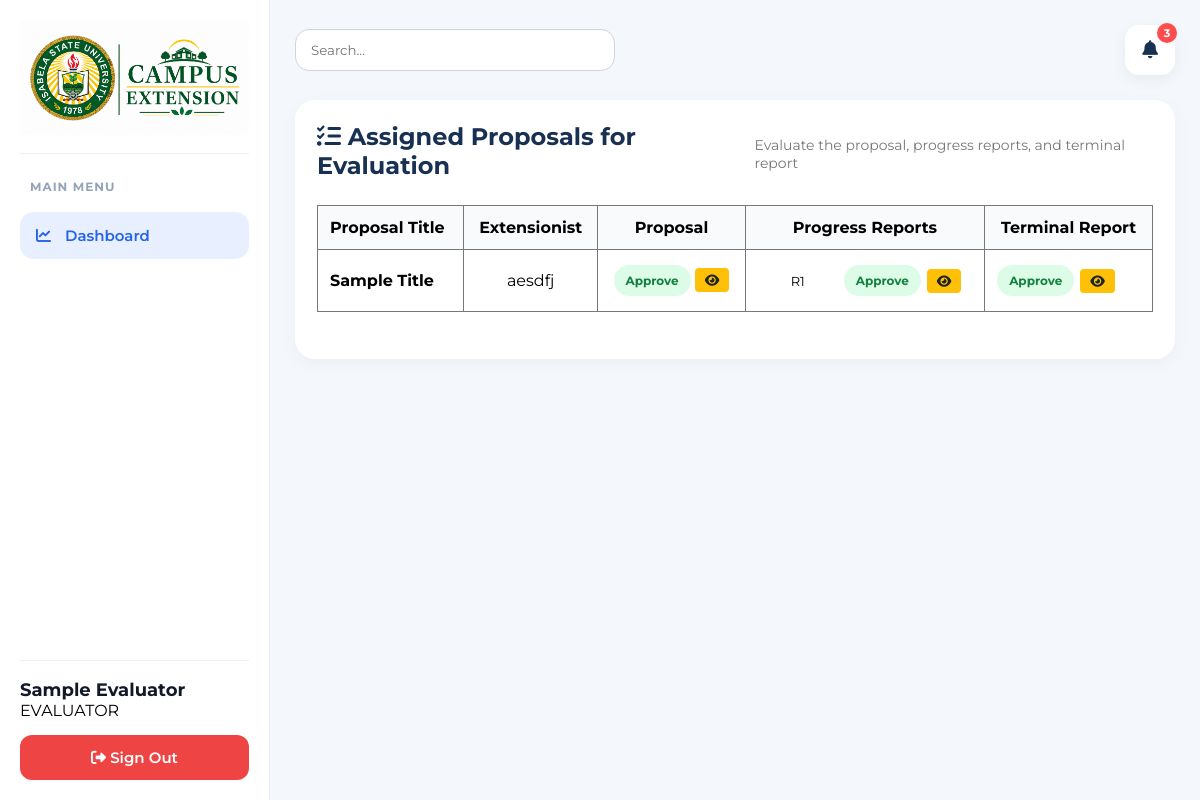
Screenshot of /evaluator/dashboard (signed in) with the database file from the repository.
### tables this page shows
CREATE TABLE IF NOT EXISTS `submissions` (
  `id` int NOT NULL AUTO_INCREMENT,
  `user_id` int NOT NULL,
  `proposal_id` int DEFAULT NULL,
  `report_type` enum('proposal','progress','terminal') NOT NULL,
  `status` enum('draft','submitted','approved','rejected','revision','pending_evaluation','under_evaluation') DEFAULT 'draft',
  `evaluator_id` int DEFAULT NULL,
  `evaluator_comments` text,
  `viewed_at` timestamp NULL DEFAULT NULL,
  `form_data` json NOT NULL,
  `created_at` timestamp NULL DEFAULT CURRENT_TIMESTAMP,
  `updated_at` timestamp NULL DEFAULT CURRENT_TIMESTAMP ON UPDATE CURRENT_TIMESTAMP,
  PRIMARY KEY (`id`),
  KEY `user_id` (`user_id`),
  KEY `proposal_id` (`proposal_id`),
  CONSTRAINT `submissions_ibfk_1` FOREIGN KEY (`user_id`) REFERENCES `users` (`id`) ON DELETE CASCADE,
  CONSTRAINT `submissions_ibfk_2` FOREIGN KEY (`proposal_id`) REFERENCES `proposals` (`id`) ON DELETE SET NULL
);

CREATE TABLE IF NOT EXISTS `proposals` (
  `id` int NOT NULL AUTO_INCREMENT,
  `title` varchar(255) NOT NULL,
  `college_id` int DEFAULT NULL,
  `category` enum('internally_funded','externally_funded') DEFAULT 'internally_funded',
  `status` enum('open','closed') DEFAULT 'open',
  `opening_date` date NOT NULL,
  `closing_date` date NOT NULL,
  `description` text,
  `file_path` varchar(255) DEFAULT NULL,
  `created_at` timestamp NULL DEFAULT CURRENT_TIMESTAMP,
  `updated_at` timestamp NULL DEFAULT CURRENT_TIMESTAMP ON UPDATE CURRENT_TIMESTAMP,
  PRIMARY KEY (`id`),
  KEY `college_id` (`college_id`),
  CONSTRAINT `proposals_ibfk_1` FOREIGN KEY (`college_id`) REFERENCES `colleges` (`id`) ON DELETE SET NULL
);

CREATE TABLE IF NOT EXISTS `users` (
  `id` int NOT NULL AUTO_INCREMENT,
  `name` varchar(100) NOT NULL,
  `email` varchar(100) NOT NULL,
  `password` varchar(255) NOT NULL,
  `role` enum('admin','extensionist','evaluator') NOT NULL,
  `college_id` int DEFAULT NULL,
  `status` enum('pending','approved','declined') DEFAULT 'pending',
  `created_at` timestamp NULL DEFAULT CURRENT_TIMESTAMP,
  `updated_at` timestamp NULL DEFAULT CURRENT_TIMESTAMP ON UPDATE CURRENT_TIMESTAMP,
  PRIMARY KEY (`id`),
  UNIQUE KEY `email` (`email`),
  KEY `fk_users_college` (`college_id`),
  CONSTRAINT `fk_users_college` FOREIGN KEY (`college_id`) REFERENCES `colleges` (`id`) ON DELETE SET NULL
);

CREATE TABLE IF NOT EXISTS `progress_reports` (
  `id` int NOT NULL AUTO_INCREMENT,
  `submission_id` int NOT NULL,
  `user_id` int NOT NULL,
  `report_date` date NOT NULL,
  `accomplishments` text,
  `issues` text,
  `next_plan` text,
  `attachment` varchar(255) DEFAULT NULL,
  `status` enum('draft','submitted','approved','rejected','revision') DEFAULT 'draft',
  `evaluator_comments` text,
  `created_at` timestamp NULL DEFAULT CURRENT_TIMESTAMP,
  `updated_at` timestamp NULL DEFAULT CURRENT_TIMESTAMP ON UPDATE CURRENT_TIMESTAMP,
  PRIMARY KEY (`id`),
  KEY `submission_id` (`submission_id`),
  KEY `user_id` (`user_id`),
  CONSTRAINT `progress_reports_ibfk_1` FOREIGN KEY (`submission_id`) REFERENCES `submissions` (`id`) ON DELETE CASCADE,
  CONSTRAINT `progress_reports_ibfk_2` FOREIGN KEY (`user_id`) REFERENCES `users` (`id`) ON DELETE CASCADE
);

### app/Http/Controllers/EvaluatorBaseController.php (called while the page is built, shortened)
<?php
class EvaluatorBaseController
{
    protected function render($view, $data = [])
    {
        require __DIR__ . '/../../views/layouts/app.php';
    }
}

### app/Http/Controllers/Evaluator/DashboardController.php (called while the page is built, shortened)
<?php
require_once __DIR__ . '/../../../models/Evaluation.php';
require_once __DIR__ . '/../../../models/ProgressReport.php';
require_once __DIR__ . '/../../../models/TerminalReport.php';
class DashboardController extends \EvaluatorBaseController
{
    private $evaluationModel;
    private $progressReportModel;
    private $terminalReportModel;
    public function __construct()
    {
        $config = require __DIR__ . '/../../../../config/database.php';
        $pdo = new \PDO("mysql:host={$config['host']};dbname={$config['dbname']};charset={$config['charset']}", $config['username'], $config['password']);
        $pdo->setAttribute(\PDO::ATTR_ERRMODE, \PDO::ERRMODE_EXCEPTION);
        $this->evaluationModel = new \Evaluation($pdo);
        $this->progressReportModel = new \ProgressReport($pdo);
        $this->terminalReportModel = new \TerminalReport($pdo);
    }
    public function index()
    {
        $evaluator_id = $_SESSION['user_id'];
        $assigned = $this->evaluationModel->getAssignedProposals($evaluator_id);
        $grouped = [];
        foreach ($assigned as $row) {
            $sid = $row['submission_id'];
            $vote = $this->evaluationModel->getBySubmissionAndEvaluator($sid, $evaluator_id, 'proposal');
            $progress = $this->progressReportModel->getBySubmission($sid);
            $terminal = $this->terminalReportModel->getBySubmission($sid);
            if ($terminal) {
                $v = $this->evaluationModel->getBySubmissionAndEvaluator($terminal['id'], $evaluator_id, 'terminal');
                $terminal['evaluated'] = $v ? true : false;
                $terminal['vote']      = $v ? $v['vote'] : null;
            }
            $grouped[] = [
                'submission_id'       => $sid,
                'proposal_id'         => $row['proposal_id'],
                'proposal_title'      => $row['proposal_title'],
                'extensionist_name'   => $row['extensionist_name'],
                'submission_status'   => $row['submission_status'],
                'proposal_evaluated'  => $vote ? true : false,
                'proposal_vote'       => $vote ? $vote['vote'] : null,
                'progress_reports'    => $progress,
                'terminal_report'     => $terminal,
            ];
        }
        $this->render('dashboard', ['grouped' => $grouped]);
    }
}

### app/models/Evaluation.php (called while the page is built)
<?php
class Evaluation
{
    private $db;
    public function __construct($pdo)
    {
        $this->db = $pdo;
    }
    public function getAssignedProposals($evaluator_id)
    {
        $stmt = $this->db->prepare("
            SELECT
                s.id as submission_id,
                s.proposal_id,
                s.status as submission_status,
                s.created_at,
                p.title as proposal_title,
                u.name as extensionist_name,
                u.id as extensionist_id
            FROM submission_evaluators se
            JOIN submissions s ON se.submission_id = s.id
            JOIN proposals p ON s.proposal_id = p.id
            JOIN users u ON s.user_id = u.id
            WHERE se.evaluator_id = ?
            ORDER BY s.created_at DESC
        ");
        $stmt->execute([$evaluator_id]);
        return $stmt->fetchAll(PDO::FETCH_ASSOC);
    }
    public function getBySubmissionAndEvaluator($submission_id, $evaluator_id, $report_type = 'proposal')
    {
        $stmt = $this->db->prepare("
            SELECT * FROM evaluator_votes
            WHERE submission_id = ? AND evaluator_id = ? AND report_type = ?
        ");
        $stmt->execute([$submission_id, $evaluator_id, $report_type]);
        return $stmt->fetch(PDO::FETCH_ASSOC);
    }
}

### app/models/ProgressReport.php (called while the page is built, shortened)
<?php
class ProgressReport
{
    private $db;
    public function __construct($pdo)
    {
        $this->db = $pdo;
    }
    public function getBySubmission($submission_id)
    {
        $stmt = $this->db->prepare("SELECT * FROM progress_reports WHERE submission_id = ? ORDER BY created_at DESC");
        $stmt->execute([$submission_id]);
        return $stmt->fetchAll(PDO::FETCH_ASSOC);
    }
}

### app/models/TerminalReport.php (called while the page is built, shortened)
<?php
class TerminalReport
{
    private $db;
    public function __construct($pdo)
    {
        $this->db = $pdo;
    }
    public function getBySubmission($submission_id)
    {
        $stmt = $this->db->prepare("SELECT * FROM terminal_reports WHERE submission_id = ? LIMIT 1");
        $stmt->execute([$submission_id]);
        return $stmt->fetch(PDO::FETCH_ASSOC);
    }
}

### app/views/evaluator/dashboard.php (the view, shortened to what this page needs)
<div class="card">
    <div class="table-header">
        <h2><i class="fas fa-tasks"></i> Assigned Proposals for Evaluation</h2>
        <p class="table-subtitle">Evaluate the proposal, progress reports, and terminal report</p>
    </div>
    <?php if (empty($grouped)): ?>
        <p style="padding:20px; text-align:center; color:#777;">No proposals assigned to you.</p>
    <?php else: ?>
        <table>
            <thead>
                <tr>
                    <th>Proposal Title</th>
                    <th>Extensionist</th>
                    <th>Proposal</th>
                    <th>Progress Reports</th>
                    <th>Terminal Report</th>
                </tr>
            </thead>
            <tbody>
                <?php foreach ($grouped as $data): ?>
                    <tr>
                        <td><strong><?= htmlspecialchars($data['proposal_title']) ?></strong></td>
                        <td><?= htmlspecialchars($data['extensionist_name']) ?></td>
                        <td>
                            <?php if ($data['proposal_evaluated']): ?>
                                <span class="badge <?= $data['proposal_vote'] === 'approve' ? 'badge-approved' : ($data['proposal_vote'] === 'revision' ? 'badge-pending' : 'badge-declined') ?>">
                                    <?= ucfirst($data['proposal_vote']) ?>
                                </span>
                                <a href="/evaluator/evaluate?id=<?= $data['submission_id'] ?>&type=proposal" class="btn btn-sm btn-edit">
                                    <i class="fas fa-eye"></i>
                                </a>
                            <?php endif; ?>
                        </td>
                        <td>
                            <?php if (!empty($data['progress_reports'])): ?>
                                <?php foreach ($data['progress_reports'] as $idx => $pr): ?>
                                    <div style="display:flex; align-items:center; gap:6px; margin:3px 0; flex-wrap:wrap;">
                                        <span style="font-size:13px; min-width:80px;">R<?= $idx + 1 ?></span>
                                        <?php if ($pr['evaluated']): ?>
                                            <span class="badge <?= $pr['vote'] === 'approve' ? 'badge-approved' : ($pr['vote'] === 'revision' ? 'badge-pending' : 'badge-declined') ?>">
                                                <?= ucfirst($pr['vote']) ?>
                                            </span>
                                            <a href="/evaluator/evaluate?id=<?= $pr['id'] ?>&type=progress" class="btn btn-sm btn-edit">
                                                <i class="fas fa-eye"></i>
                                            </a>
                                        <?php endif; ?>
                                    </div>
                                <?php endforeach; ?>
                            <?php else: ?>
                                <span style="color:#999; font-size:13px;">No progress reports</span>
                            <?php endif; ?>
                        </td>
                        <td>
                            <?php if ($data['terminal_report']): ?>
                                <?php $term = $data['terminal_report']; ?>
                                <div style="display:flex; align-items:center; gap:6px; flex-wrap:wrap;">
                                    <?php if ($term['evaluated']): ?>
                                        <span class="badge <?= $term['vote'] === 'approve' ? 'badge-approved' : ($term['vote'] === 'revision' ? 'badge-pending' : 'badge-declined') ?>">
                                            <?= ucfirst($term['vote']) ?>
                                        </span>
                                        <a href="/evaluator/evaluate?id=<?= $term['id'] ?>&type=terminal" class="btn btn-sm btn-edit">
                                            <i class="fas fa-eye"></i>
                                        </a>
                                    <?php endif; ?>
                                </div>
                            <?php else: ?>
                                <span style="color:#999; font-size:13px;">Not yet submitted</span>
                            <?php endif; ?>
                        </td>
                    </tr>
                <?php endforeach; ?>
            </tbody>
        </table>
    <?php endif; ?>
</div>

### public/css/admin.css (style rules this page uses)
* { margin: 0; padding: 0; box-sizing: border-box; font-family: 'Montserrat', sans-serif; }
body { display: flex; background: #f4f7fb; }
a { text-decoration: none !important; }
.card { background: #fff; border-radius: 20px; padding: 22px; margin-bottom: 20px; box-shadow: 0 5px 18px rgba(0, 0, 0, 0.04); }
table { width: 100%; border-collapse: collapse; }
th, td { padding: 14px; border-bottom: 1px solid #eee; text-align: left; }
th { background: #f8fafc; }
.table-header { display: flex; justify-content: space-between; align-items: center; margin-bottom: 20px; }
.table-header h2 { color: #183153; margin-bottom: 5px; }
.table-subtitle { color: #777; font-size: 14px; }
.badge { padding: 4px 10px; border-radius: 12px; font-size: 12px; font-weight: 600; display: inline-block; }
.badge-approved { background: #d4edda; color: #155724; }
.badge { background: #dcfce7; color: #15803d; padding: 8px 12px; border-radius: 20px; font-size: 12px; font-weight: 700; }
table { width: 100%; border-collapse: collapse; margin-bottom: 25px; }
table th, table td { border: 1px solid #777; padding: 12px; text-align: center; }
table th:first-child, table td:first-child { text-align: left; font-weight: bold; }
.btn-warning, .btn-edit { background: #ffc107; color: #212529; }
.btn { padding: 4px 10px; font-size: 13px; border: none; border-radius: 4px; cursor: pointer; }
.btn-sm { padding: 4px 10px; font-size: 13px; border: none; border-radius: 4px; cursor: pointer; }
.btn-edit { background: #ffc107; color: #212529; }

### rows the page displays
submissions: proposal.title "Sample Title", user.name "aesdfj", proposal_vote "Approve", vote "Approve"
progress_reports: vote "Approve"

### other values shown
$_SESSION['user_name'] "Sample Evaluator"
$_SESSION['user_role'] "EVALUATOR"
